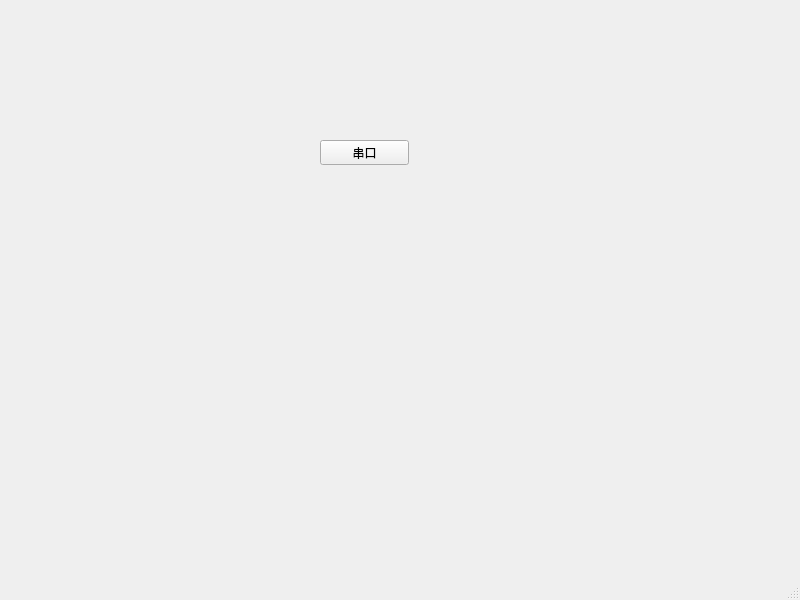
<?xml version="1.0" encoding="UTF-8"?>
<ui version="4.0">
 <class>MainWindow</class>
 <widget class="QMainWindow" name="MainWindow">
  <property name="geometry">
   <rect>
    <x>0</x>
    <y>0</y>
    <width>800</width>
    <height>600</height>
   </rect>
  </property>
  <property name="windowTitle">
   <string>MainWindow</string>
  </property>
  <widget class="QWidget" name="centralwidget">
   <widget class="QPushButton" name="serial_port_pushButton">
    <property name="geometry">
     <rect>
      <x>320</x>
      <y>140</y>
      <width>89</width>
      <height>25</height>
     </rect>
    </property>
    <property name="text">
     <string>串口</string>
    </property>
   </widget>
  </widget>
  <widget class="QMenuBar" name="menubar">
   <property name="geometry">
    <rect>
     <x>0</x>
     <y>0</y>
     <width>800</width>
     <height>28</height>
    </rect>
   </property>
  </widget>
  <widget class="QStatusBar" name="statusbar"/>
 </widget>
 <resources/>
 <connections/>
</ui>
